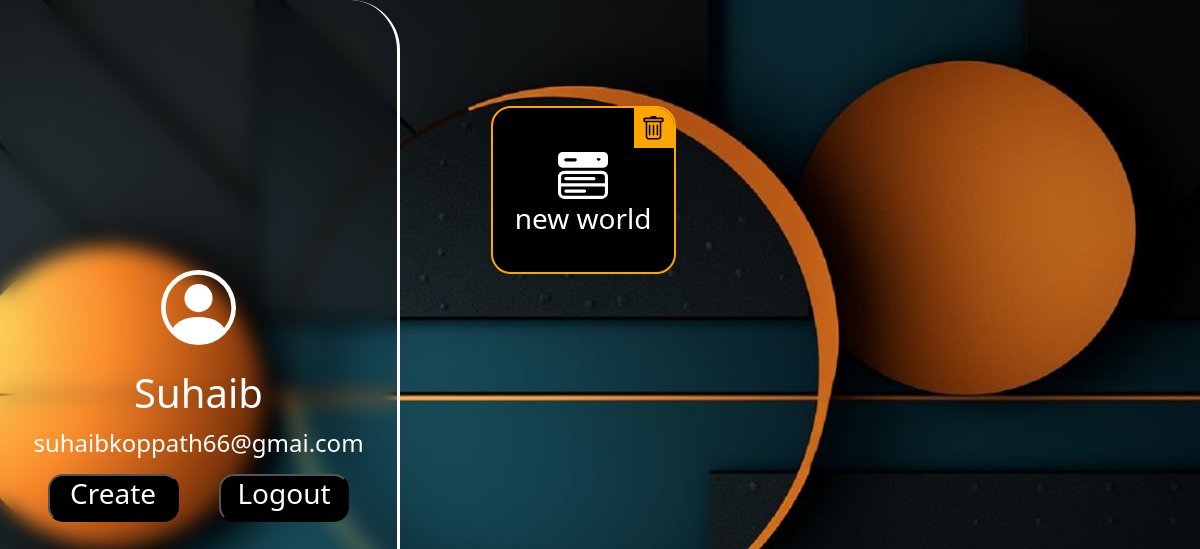
The app's page / (signed in), older data.
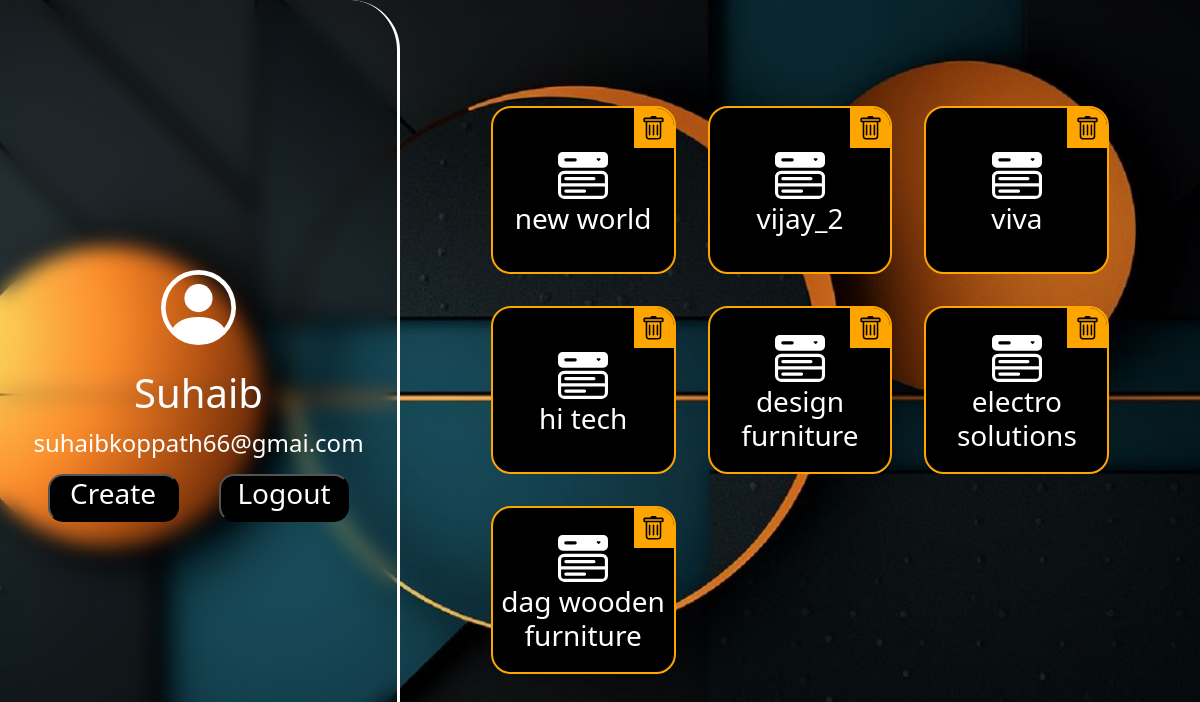
The same page, newer data.
### Home_Page/models.py (models this page shows)
class ProjectInfo(models.Model):
    user = models.ForeignKey(User, related_name="Projects", on_delete=models.CASCADE)
    project = models.CharField(max_length=50,null=True)

### Home_Page/views.py (the view, shortened to what this page needs)
# urls.py: path('',views.Home_Page,name="Home"),
def Home_Page(request):
    if request.user.is_authenticated:
        name = request.user.username
        user = User.objects.get(username=name)
        msg = ""
        project = user.Projects.all()
        length = len(project)
        Data={
            "User":user,
            "Project":project,
            "Length":length,
            "msg":msg,
        }
        return render(request,'Home.html',Data)
    return render(request,'Login.html')

### Templates/Home.html (shortened to what this page needs)
{% extends "Base.html" %}
{% block Style %}
    {% load static %}
{% endblock %}
{% block Content %}
        <div class="row col-12">
            <div class="col-12 col-md-4 Home_User ">
                <h1 class="mt-4  ">{{User.username}}</h1>
                <h4 class="mt-1  ">{{User.email}}</h4>
                <div class="row col-11">
                    <div class="col-6  d-flex justify-content-center align-items-center">
                        <div class="col-12 p-2 row">
                            <button class="col-12 btn-class" onclick="ProjectNameCreate()"><h3>Create</h3></button>
                        </div>
                    </div>
                    <div class="col-6  d-flex justify-content-center align-items-center">
                        <div class="col-12 p-2 row">
                            <button class="col-12 btn-class" onclick="GotoLogoutPage()"><h3>Logout</h3></button>
                        </div>
                    </div>
                </div>
            </div>
            <div class="col-12 col-md-8 d-flex justify-content-center flex-column align-items-center">
                <div class="project-names col-12 col-md-10 ">
                    {% if Project %}
                        <div id="ProjectNames" class="row">
                            {% for obj in User.Projects.all %}
                                <div class="col-6 col-md-4 p-3  box-name "  onclick="GotoProjectPage('{{obj.project}}')">
                                    <div class="uniquename p-2 d-flex justify-content-center flex-column align-items-center">
                                        <h3 style="text-align: center;">{{obj.project}}</h3>
                                        <div onclick="Delete('{{obj.project}}',event)" class="trash d-flex justify-content-center align-items-center">
                                        </div>
                                    </div>
                                </div>
                            {% endfor %}
                        </div>
                    {% else %}
                        {% include 'CreateProject.html' %}
                    {% endif %}
                </div>
            </div>
        </div>
{% endblock %}

### Templates/Base.html (shortened to what this page needs)
{% load static %}
<!DOCTYPE html>
<html lang="en">
<head>
    <link href="https://cdn.jsdelivr.net/npm/bootstrap@5.0.2/dist/css/bootstrap.min.css" rel="stylesheet">
</head>
<body>
    {% block Content %}
    {% endblock %}
</body>
</html>

### Templates/Home.html (style rules this page uses)
.Home_User { backdrop-filter: blur(10px); height: 100vh; display: flex; justify-content: center; align-items: center; flex-direction: column; border-radius: 50px; border-right: 3px solid white; }
.btn-class , .btn-Confirm:hover { border-radius: 15px; background-color: black; color: white; }
.project-names { height: 80vh; border-radius: 25px; padding: 10px; }
.box-name { min-height: 25vh; }
.uniquename { position: relative; color: rgb(255, 255, 255); background-color: black; border: 2px solid orange; height: 100%; border-radius: 20px; overflow: hidden; }
.trash { width: 40px; height: 40px; position: absolute; top: 0px; right: 0px; background-color: orange; color:black; z-index: 5; }

Row changes from the older to the newer data that the page shows:
added ProjectInfo: project "vijay_2"
added ProjectInfo: project "viva"
added ProjectInfo: project "hi tech"
added ProjectInfo: project "design furniture"
added ProjectInfo: project "electro solutions"
added ProjectInfo: project "dag wooden furniture"
